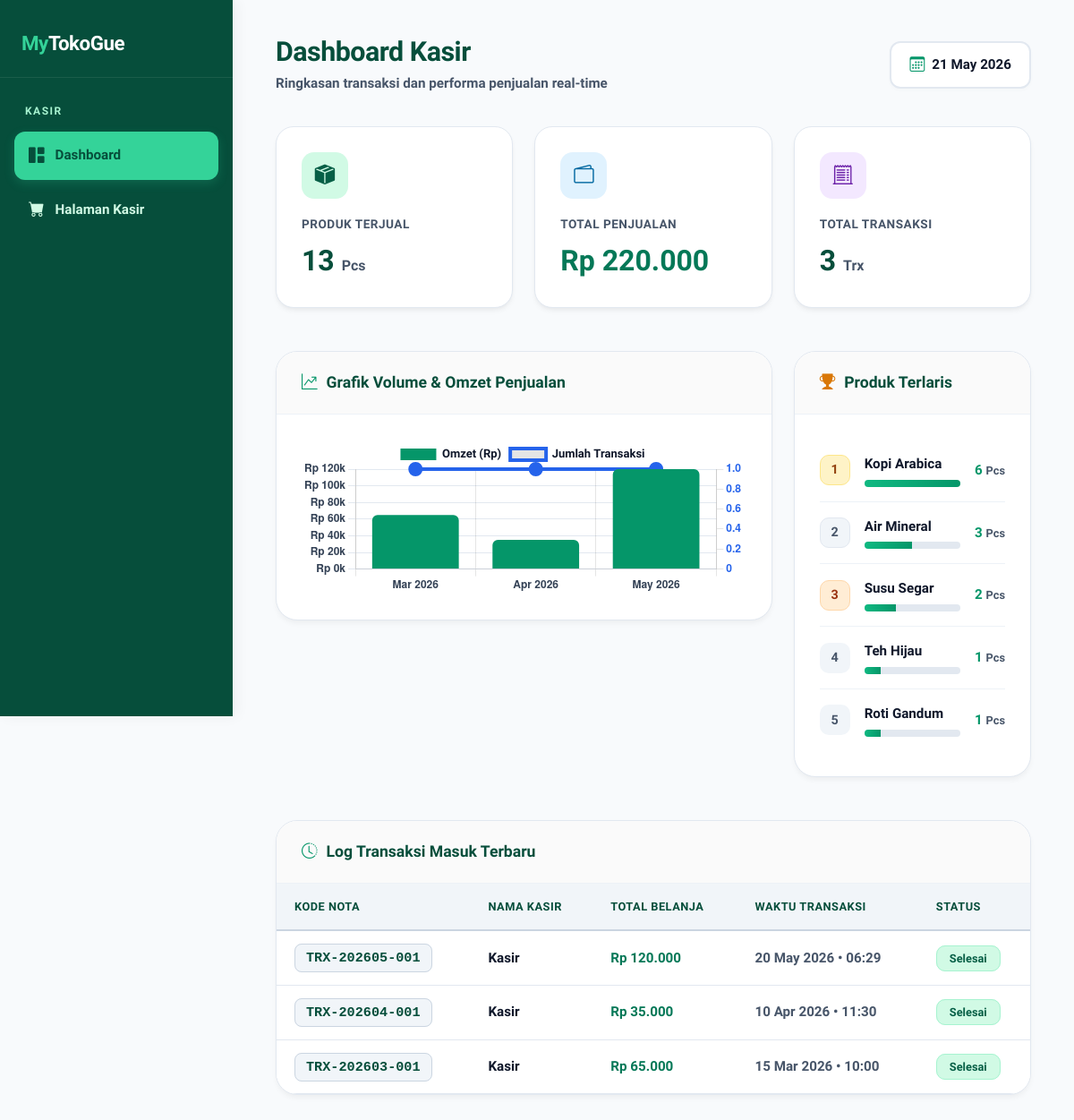
Screenshot of /app/Controllers/Kasir/dashboard.php with the database file from the repository.
### tables this page shows
CREATE TABLE IF NOT EXISTS transactions (
    id INT AUTO_INCREMENT PRIMARY KEY,
    transaction_code VARCHAR(50) NOT NULL UNIQUE,
    cashier_id INT NOT NULL,
    total_price DECIMAL(12,2) NOT NULL DEFAULT 0,
    created_at TIMESTAMP DEFAULT CURRENT_TIMESTAMP,
    FOREIGN KEY (cashier_id) REFERENCES users(id) ON DELETE CASCADE
);

CREATE TABLE IF NOT EXISTS users (
    id INT AUTO_INCREMENT PRIMARY KEY,
    name VARCHAR(100) NOT NULL,
    email VARCHAR(255) NOT NULL UNIQUE,
    password VARCHAR(255) NOT NULL,
    role ENUM('admin', 'kasir') NOT NULL DEFAULT 'kasir',
    created_at TIMESTAMP DEFAULT CURRENT_TIMESTAMP,
    updated_at TIMESTAMP DEFAULT CURRENT_TIMESTAMP ON UPDATE CURRENT_TIMESTAMP,
    deleted_at DATETIME DEFAULT NULL
);

### app/Controllers/Kasir/dashboard.php (the view, shortened to what this page needs)
<?php
$host     = 'localhost';
$dbname   = 'pos_db';
$username = 'root';
$password = '';
try {
    $pdo = new PDO("mysql:host=$host;dbname=$dbname;charset=utf8mb4", $username, $password, [
        PDO::ATTR_ERRMODE            => PDO::ERRMODE_EXCEPTION,
        PDO::ATTR_DEFAULT_FETCH_MODE => PDO::FETCH_ASSOC,
        PDO::ATTR_EMULATE_PREPARES   => false,
    ]);
} catch (PDOException $e) {
    die("Koneksi database gagal: " . $e->getMessage());
}
$stmtProduk = $pdo->query("SELECT SUM(quantity) AS total FROM transaction_items");
$totalProdukTerjual = $stmtProduk->fetchColumn() ?? 0;
$stmtPenjualan = $pdo->query("SELECT SUM(total_price) AS total FROM transactions");
$totalPenjualan = $stmtPenjualan->fetchColumn() ?? 0;
$stmtTrx = $pdo->query("SELECT COUNT(*) AS total FROM transactions");
$totalTransaksi = $stmtTrx->fetchColumn() ?? 0;
$stmtGrafik = $pdo->query("
    SELECT
        DATE_FORMAT(created_at, '%b %Y') AS bulan_label,
        DATE_FORMAT(created_at, '%Y-%m') AS bulan_sort,
        SUM(total_price) AS total,
        COUNT(*) AS jumlah_transaksi
    FROM transactions
    WHERE created_at >= DATE_SUB(NOW(), INTERVAL 6 MONTH)
    GROUP BY bulan_sort, bulan_label
    ORDER BY bulan_sort ASC
");
$grafikData = $stmtGrafik->fetchAll();
$grafikLabel  = json_encode(array_column($grafikData, 'bulan_label'));
$grafikTotal  = json_encode(array_map('floatval', array_column($grafikData, 'total')));
$grafikJumlah = json_encode(array_map('intval', array_column($grafikData, 'jumlah_transaksi')));
$stmtRecent = $pdo->query("
    SELECT t.transaction_code, t.total_price, t.created_at, u.name AS cashier
    FROM transactions t
    JOIN users u ON t.cashier_id = u.id
    ORDER BY t.created_at DESC
    LIMIT 5
");
$recentTrx = $stmtRecent->fetchAll();
$stmtTop = $pdo->query("
    SELECT product_name, SUM(quantity) AS total_terjual, SUM(subtotal) AS total_omzet
    FROM transaction_items
    GROUP BY product_name
    ORDER BY total_terjual DESC
    LIMIT 5
");
$topProduk = $stmtTop->fetchAll();
function formatRupiah($angka) {
    return 'Rp ' . number_format($angka, 0, ',', '.');
}
?>
<!DOCTYPE html>
<html lang="id">
<head>
    <link href="https://cdn.jsdelivr.net/npm/bootstrap@5.3.0/dist/css/bootstrap.min.css" rel="stylesheet">
    <link href="https://cdn.jsdelivr.net/npm/bootstrap-icons@1.11.0/font/bootstrap-icons.css" rel="stylesheet text/css">
</head>
<body>
<aside class="sidebar">
    <div class="sidebar-brand"><span>My</span>TokoGue</div>
    <nav class="sidebar-nav">
        <div class="nav-label">Kasir</div>
        <a href="#" class="active"><i class="bi bi-grid-1x2-fill"></i> Dashboard</a>
        <a href="#"><i class="bi bi-cart-fill"></i> Halaman Kasir</a>
    </nav>
</aside>
<main class="main-content">
    <div class="topbar">
        <div>
            <h1>Dashboard Kasir</h1>
            <p>Ringkasan transaksi dan performa penjualan real-time</p>
        </div>
        <div class="date-badge"><i class="bi bi-calendar3"></i> <?= date('d F Y') ?></div>
    </div>
    <div class="row g-4 mb-5">
        <div class="col-md-4">
            <div class="stat-card">
                <div class="stat-icon" style="background: #d1fae5; color: #065f46;"><i class="bi bi-box-seam-fill"></i></div>
                <div class="stat-label">Produk Terjual</div>
                <div class="stat-value"><?= number_format($totalProdukTerjual, 0, ',', '.') ?> <span style="font-size: 1rem; color: var(--text-muted); font-weight: 600;">Pcs</span></div>
            </div>
        </div>
        <div class="col-md-4">
            <div class="stat-card">
                <div class="stat-icon" style="background: #e0f2fe; color: #0369a1;"><i class="bi bi-wallet2"></i></div>
                <div class="stat-label">Total Penjualan</div>
                <div class="stat-value" style="color: #047857;"><?= formatRupiah($totalPenjualan) ?></div>
            </div>
        </div>
        <div class="col-md-4">
            <div class="stat-card">
                <div class="stat-icon" style="background: #f3e8ff; color: #6b21a8;"><i class="bi bi-receipt-cutoff"></i></div>
                <div class="stat-label">Total Transaksi</div>
                <div class="stat-value"><?= number_format($totalTransaksi, 0, ',', '.') ?> <span style="font-size: 1rem; color: var(--text-muted); font-weight: 600;">Trx</span></div>
            </div>
        </div>
    </div>
    <div class="row g-4 mb-5">
        <div class="col-lg-8">
            <div class="card-box">
                <div class="card-box-header">
                    <h5><i class="bi bi-graph-up-arrow" style="color: var(--primary-green);"></i> Grafik Volume & Omzet Penjualan</h5>
                </div>
                <div class="card-box-body"><canvas id="grafikPenjualan" height="105"></canvas></div>
            </div>
        </div>
        <div class="col-lg-4">
            <div class="card-box" style="height:100%;">
                <div class="card-box-header"><h5><i class="bi bi-trophy-fill" style="color: #d97706;"></i> Produk Terlaris</h5></div>
                <div class="card-box-body">
                    <?php
                    $maxTerjual = !empty($topProduk) ? max(array_column($topProduk, 'total_terjual')) : 1;
                    $rankClass  = ['gold', 'silver', 'bronze', '', ''];
                    foreach ($topProduk as $idx => $prod):
                        $pct = ($prod['total_terjual'] / $maxTerjual) * 100;
                    ?>
                    <div class="produk-item">
                        <div class="produk-rank <?= $rankClass[$idx] ?? '' ?>"><?= $idx+1 ?></div>
                        <div class="produk-bar-wrap">
                            <div class="produk-name"><?= htmlspecialchars($prod['product_name']) ?></div>
                            <div class="produk-bar"><div class="produk-bar-fill" style="width:<?= $pct ?>%;"></div></div>
                        </div>
                        <div class="produk-count"><?= $prod['total_terjual'] ?> <span style="font-size: 0.8rem; color: var(--text-muted);">Pcs</span></div>
                    </div>
                    <?php endforeach; ?>
                </div>
            </div>
        </div>
    </div>
    <div class="card-box">
        <div class="card-box-header"><h5><i class="bi bi-clock-history" style="color: var(--primary-green);"></i> Log Transaksi Masuk Terbaru</h5></div>
        <div class="table-responsive">
            <table class="table">
                <thead>
                    <tr><th>Kode Nota</th><th>Nama Kasir</th><th>Total Belanja</th><th>Waktu Transaksi</th><th>Status</th></tr>
                </thead>
                <tbody>
                    <?php foreach ($recentTrx as $trx): ?>
                    <tr>
                        <td><span style="font-family:monospace; background: #f1f5f9; padding: 6px 12px; border-radius: 8px; color: var(--primary-dark); font-weight: 700; border: 1px solid #cbd5e1;"><?= htmlspecialchars($trx['transaction_code']) ?></span></td>
                        <td style="font-weight: 700; color: var(--text-main);"><?= htmlspecialchars($trx['cashier']) ?></td>
                        <td style="font-weight: 800; color: #047857;"><?= formatRupiah($trx['total_price']) ?></td>
                        <td style="color: var(--text-muted); font-weight: 700;"><?= date('d M Y • H:i', strtotime($trx['created_at'])) ?></td>
                        <td><span class="badge-success">Selesai</span></td>
                    </tr>
                    <?php endforeach; ?>
                </tbody>
            </table>
        </div>
    </div>
</main>
<script>
const ctx = document.getElementById('grafikPenjualan').getContext('2d');
new Chart(ctx, {
    type: 'bar',
    data: {
        labels: <?= $grafikLabel ?>,
        datasets: [
            {
                label: 'Omzet (Rp)',
                data: <?= $grafikTotal ?>,
                backgroundColor: '#059669',
                borderRadius: 6,
                yAxisID: 'y'
            },
            {
                label: 'Jumlah Transaksi',
                data: <?= $grafikJumlah ?>,
                type: 'line',
                borderColor: '#2563eb',
                borderWidth: 4,
                pointBackgroundColor: '#2563eb',
                pointRadius: 6,
                yAxisID: 'y2',
                tension: 0.2
            }
        ]
    },
    options: {
        responsive: true,
        plugins: {
            legend: { labels: { color: '#0f172a', font: { family: 'Plus Jakarta Sans', size: 13, weight: 700 } } }
        },
        scales: {
            y: { position: 'left', grid: { color: '#e2e8f0' }, ticks: { color: '#334155', font: { size: 12, weight: 600 }, callback: val => 'Rp ' + (val/1000).toFixed(0) + 'k' } },
            y2: { position: 'right', grid: { drawOnChartArea: false }, ticks: { color: '#2563eb', font: { size: 12, weight: 600 } } },
            x: { ticks: { color: '#334155', font: { size: 12, weight: 600 } } }
        }
    }
});
</script>
</body>
</html>

### rows the page displays
transactions: transaction_code "TRX-202605-001", cashier.name "Kasir", total_price "Rp 120.000", created_at "20 May 2026 • 06:29"
transactions: transaction_code "TRX-202604-001", cashier.name "Kasir", total_price "Rp 35.000", created_at "10 Apr 2026 • 11:30"
transactions: transaction_code "TRX-202603-001", cashier.name "Kasir", total_price "Rp 65.000", created_at "15 Mar 2026 • 10:00"

### other values shown
$totalProdukTerjual "13"
formatRupiah($totalPenjualan) "Rp 220.000"
$totalTransaksi "3"
$prod['product_name'] "Kopi Arabica"
$prod['total_terjual'] "6"
$prod['product_name'] "Air Mineral"
$prod['total_terjual'] "3"
$prod['product_name'] "Susu Segar"
$prod['total_terjual'] "2"
$prod['product_name'] "Teh Hijau"
$prod['total_terjual'] "1"
$prod['product_name'] "Roti Gandum"
chart data {{ $grafikTotal }} [65000,35000,120000]
chart data {{ $grafikJumlah }} [1,1,1]
